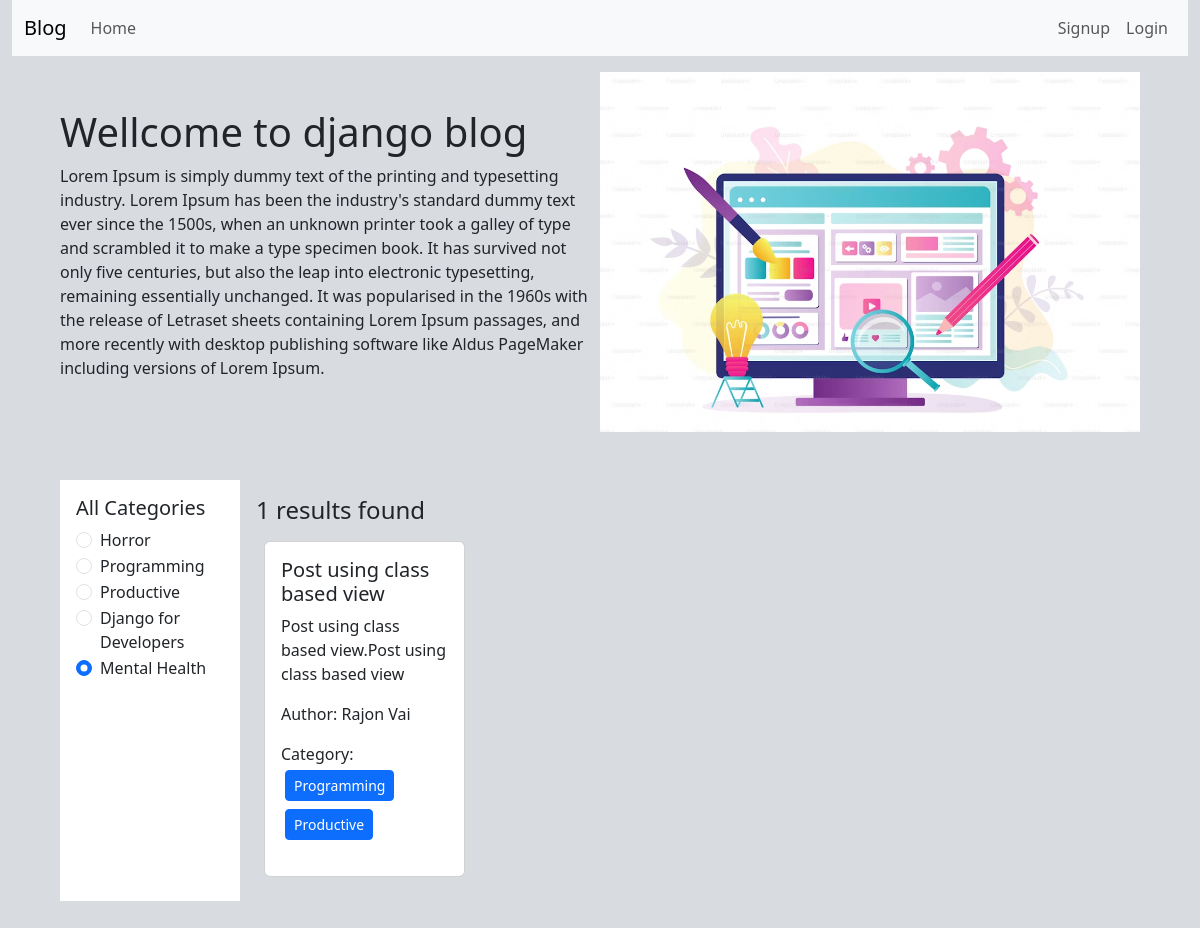
The page /category/productive/ on the database its author committed.
### categories/models.py (models this page shows, shortened)
class Category(models.Model):
    name= models.CharField(max_length=100)
    slug = models.SlugField(max_length=100, unique=True, null = True, blank=True)

### posts/models.py (models this page shows, shortened)
class Post(models.Model):
    title= models.CharField(max_length=50)
    content = models.TextField()
    category = models.ManyToManyField(Category) #ekta post multiple category te thakte pare abar ekta categoryte multiple post thakte pare
    author = models.ForeignKey(User, on_delete=models.CASCADE)

### blog_project/views.py (the view)
# urls.py: path('', views.home, name="homepage"),
def home(request, category_slug = None):
    data = Post.objects.all()
    if category_slug is not None:
        category = Category.objects.get(slug=category_slug)
        data = Post.objects.filter(category = category)
    categories = Category.objects.all()
    return render(request, 'index.html', {'data':data, 'category':categories})

### templates/index.html
{% extends "base.html" %}
{% load static %}
{% block content %}
<div class="d-flex flex-wrap px-5 pt-3 align-items-center">
  <div class="col-6 ">
    <h1>Wellcome to django blog</h1>
    <p>
      Lorem Ipsum is simply dummy text of the printing and typesetting industry. Lorem Ipsum has been
      the industry's standard dummy text ever since the 1500s, when an unknown printer took a galley
      of type and scrambled it to make a type specimen book. It has survived not only five centuries,
      but also the leap into electronic typesetting, remaining essentially unchanged. It was
      popularised in the 1960s with the release of Letraset sheets containing Lorem Ipsum passages,
      and more recently with desktop publishing software like Aldus PageMaker including versions
      of Lorem Ipsum.
    </p>
  </div>
  <div class="col-6">
    <img src="{% static 'header.avif' %}" width="100%"/>
  </div>
</div>
<div class="d-flex flex-wrap p-5">
  <div class="col-2 bg-white p-3">
    <h5>All Categories</h5>
    {% for cat in category %}
    <div class="form-check">
      <input class="form-check-input" type="radio" name="cateory" id={{ cat.name }} value="option1" checked>
      <label class="form-check-label" for={{ cat.name }}>
        <a href={% url 'category_wise_post' cat.slug %} class="text-decoration-none text-dark">
          {{ cat.name }}
        </a>
      </label>
    </div>
    {% endfor %}
  </div>
  <div class="col-10 p-3">
    <h4>{{ data | length}} results found</h4>
    <div class="d-flex flex-wrap">
      {% for post in data %}
      <div class="col-sm-3">
          <div class="card m-2">
            <div class="card-body">
              <h5 class="card-title">{{post.title}}</h5>
              <p class="card-text">
                  {{post.content | slice:"100"}}
              </p>
              <p>Author: {{post.author.first_name}} {{post.author.last_name}}</p>
              <p>Category:
                  {% for cat in post.category.all %}
                  <button class='btn btn-primary btn-sm m-1'>
                      {{cat.name}}
                  </button>
                  {% endfor %}
              </p>
            </div>
          </div>
        </div>
      {% endfor %}
    </div>
  </div>
</div>
{% endblock %}

### rows shown on the page
Category: name "Horror"
Category: name "Programming"
Category: name "Productive"
Category: name "Django for Developers"
Category: name "Mental Health"
Post: title "Post using class based view", content "Post using class based view.Post using class based view", author.first_name "Rajon", author.last_name "Vai"

### other values the page prints
{{ data | length }} "1"
